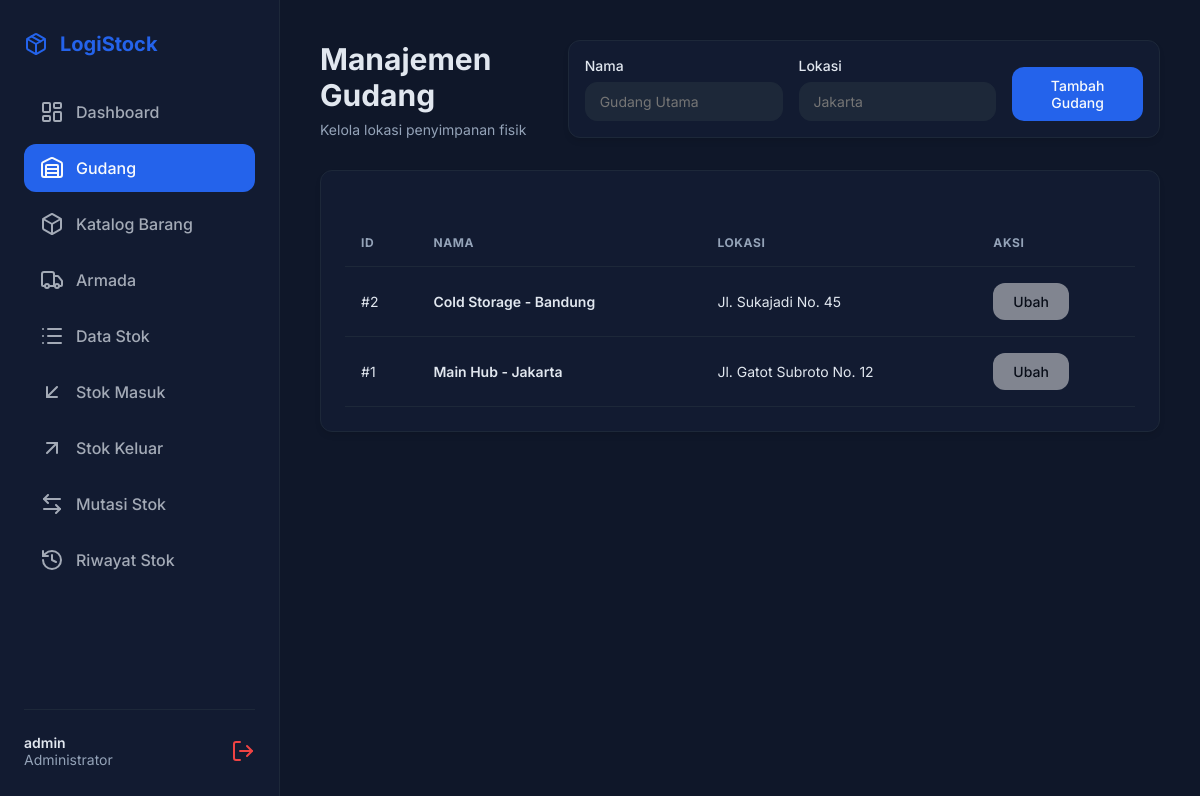
Screenshot of /warehouses.php (signed in) with the database file from the repository.
### tables this page shows
CREATE TABLE IF NOT EXISTS warehouses (
    id INT AUTO_INCREMENT PRIMARY KEY,
    name VARCHAR(100) NOT NULL,
    location VARCHAR(255) NOT NULL,
    created_at TIMESTAMP DEFAULT CURRENT_TIMESTAMP
);

### warehouses.php (called while the page is built, shortened)
<?php
require_once 'includes/db.php';
require_once 'models/warehouse.php';
$warehouses = warehouse_all($pdo);
require 'views/layout/header.php';
require 'views/warehouse/index.php';
require 'views/layout/footer.php';

### models/warehouse.php (called while the page is built, shortened)
<?php
function warehouse_all($pdo) {
    return $pdo->query("SELECT * FROM warehouses ORDER BY name ASC")->fetchAll();
}

### views/warehouse/index.php (the view, shortened to what this page needs)
<div class="header-actions">
    <div>
        <h1>Manajemen Gudang</h1>
        <p class="subtitle">Kelola lokasi penyimpanan fisik</p>
    </div>
    <form method="POST" action="warehouses.php" class="card" style="padding: 1rem; display: flex; gap: 1rem; align-items: flex-end; margin-bottom: 0;">
        <div class="form-group" style="margin-bottom: 0;">
            <label>Nama</label>
            <input type="text" name="name" required placeholder="Gudang Utama">
        </div>
        <div class="form-group" style="margin-bottom: 0;">
            <label>Lokasi</label>
            <input type="text" name="location" required placeholder="Jakarta">
        </div>
        <button type="submit" class="btn btn-primary">Tambah Gudang</button>
    </form>
</div>
<div class="card">
    <div class="table-container">
        <table>
            <thead>
                <tr>
                    <th>ID</th>
                    <th>Nama</th>
                    <th>Lokasi</th>
                    <th>Aksi</th>
                </tr>
            </thead>
            <tbody>
                <?php foreach ($warehouses as $w): ?>
                <tr>
                    <td>#<?= $w['id'] ?></td>
                    <td style="font-weight: 600;"><?= htmlspecialchars($w['name']) ?></td>
                    <td><?= htmlspecialchars($w['location']) ?></td>
                    <td><button class="btn" style="opacity: 0.5;">Ubah</button></td>
                </tr>
                <?php endforeach; ?>
            </tbody>
        </table>
    </div>
</div>

### views/layout/header.php (style rules this page uses)
:root { --primary: hsl(221, 83%, 53%); --primary-foreground: hsl(210, 40%, 98%); --background: hsl(222, 47%, 11%); --foreground: hsl(213, 31%, 91%); --card: hsl(222, 47%, 13%); --card-foreground: hsl(213, 31%, 91%); --border: hsl(217, 32%, 17%); --input: hsl(217, 32%, 17%); --ring: hsl(224, 76%, 48%); --radius: 0.75rem; --success: hsl(142, 70%, 45%); --destructive: hsl(0, 84%, 60%); }
* { margin: 0; padding: 0; box-sizing: border-box; font-family: 'Inter', sans-serif; }
body { background-color: var(--background); color: var(--foreground); min-height: 100vh; display: grid; grid-template-columns: 280px 1fr; }
.header-actions { display: flex; justify-content: space-between; align-items: center; margin-bottom: 2rem; }
h1 { font-size: 1.875rem; font-weight: 700; margin-bottom: 0.5rem; }
.subtitle { color: hsl(215, 20%, 65%); font-size: 0.875rem; }
.card { background-color: var(--card); border: 1px solid var(--border); border-radius: var(--radius); padding: 1.5rem; box-shadow: 0 4px 6px -1px rgb(0 0 0 / 0.1); }
.btn { padding: 0.625rem 1.25rem; border-radius: var(--radius); font-weight: 500; cursor: pointer; transition: background 0.2s; border: none; display: inline-flex; align-items: center; gap: 0.5rem; text-decoration: none; font-size: 0.875rem; }
.btn-primary { background-color: var(--primary); color: var(--primary-foreground); }
.table-container { width: 100%; overflow-x: auto; margin-top: 1.5rem; }
table { width: 100%; border-collapse: collapse; text-align: left; }
th { padding: 1rem; font-size: 0.75rem; text-transform: uppercase; letter-spacing: 0.05em; color: hsl(215, 20%, 65%); border-bottom: 1px solid var(--border); }
td { padding: 1rem; border-bottom: 1px solid var(--border); font-size: 0.875rem; }
.form-group { margin-bottom: 1.25rem; }
label { display: block; font-size: 0.875rem; font-weight: 500; margin-bottom: 0.5rem; }
input, select, textarea { width: 100%; padding: 0.625rem 0.875rem; background-color: var(--input); border: 1px solid var(--border); border-radius: var(--radius); color: var(--foreground); font-size: 0.875rem; }

### rows the page displays
warehouses: id "2", name "Cold Storage - Bandung", location "Jl. Sukajadi No. 45"
warehouses: id "1", name "Main Hub - Jakarta", location "Jl. Gatot Subroto No. 12"

### other values shown
$_SESSION['username'] "admin"
